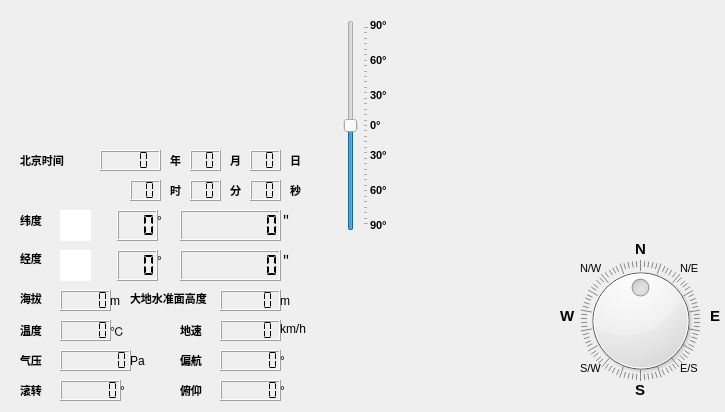
<?xml version="1.0" encoding="UTF-8"?>
<ui version="4.0">
 <class>Widget</class>
 <widget class="QWidget" name="Widget">
  <property name="geometry">
   <rect>
    <x>0</x>
    <y>0</y>
    <width>725</width>
    <height>412</height>
   </rect>
  </property>
  <property name="windowTitle">
   <string>Widget</string>
  </property>
  <widget class="QLCDNumber" name="lat_1">
   <property name="geometry">
    <rect>
     <x>117</x>
     <y>210</y>
     <width>41</width>
     <height>31</height>
    </rect>
   </property>
   <property name="frameShape">
    <enum>QFrame::Box</enum>
   </property>
   <property name="digitCount">
    <number>3</number>
   </property>
   <property name="segmentStyle">
    <enum>QLCDNumber::Flat</enum>
   </property>
  </widget>
  <widget class="QLCDNumber" name="hour">
   <property name="geometry">
    <rect>
     <x>130</x>
     <y>180</y>
     <width>31</width>
     <height>21</height>
    </rect>
   </property>
   <property name="frameShape">
    <enum>QFrame::Box</enum>
   </property>
   <property name="digitCount">
    <number>2</number>
   </property>
   <property name="segmentStyle">
    <enum>QLCDNumber::Flat</enum>
   </property>
  </widget>
  <widget class="QLCDNumber" name="min">
   <property name="geometry">
    <rect>
     <x>190</x>
     <y>180</y>
     <width>31</width>
     <height>21</height>
    </rect>
   </property>
   <property name="frameShape">
    <enum>QFrame::Box</enum>
   </property>
   <property name="digitCount">
    <number>2</number>
   </property>
   <property name="segmentStyle">
    <enum>QLCDNumber::Flat</enum>
   </property>
  </widget>
  <widget class="QLCDNumber" name="sec">
   <property name="geometry">
    <rect>
     <x>250</x>
     <y>180</y>
     <width>31</width>
     <height>21</height>
    </rect>
   </property>
   <property name="digitCount">
    <number>2</number>
   </property>
   <property name="segmentStyle">
    <enum>QLCDNumber::Flat</enum>
   </property>
   <property name="value" stdset="0">
    <double>0.000000000000000</double>
   </property>
  </widget>
  <widget class="QLCDNumber" name="TEM">
   <property name="geometry">
    <rect>
     <x>60</x>
     <y>320</y>
     <width>51</width>
     <height>21</height>
    </rect>
   </property>
   <property name="segmentStyle">
    <enum>QLCDNumber::Flat</enum>
   </property>
  </widget>
  <widget class="QLabel" name="label">
   <property name="geometry">
    <rect>
     <x>20</x>
     <y>310</y>
     <width>31</width>
     <height>41</height>
    </rect>
   </property>
   <property name="font">
    <font>
     <pointsize>8</pointsize>
     <weight>75</weight>
     <bold>true</bold>
    </font>
   </property>
   <property name="text">
    <string>温度</string>
   </property>
  </widget>
  <widget class="QLabel" name="label_4">
   <property name="geometry">
    <rect>
     <x>110</x>
     <y>310</y>
     <width>31</width>
     <height>41</height>
    </rect>
   </property>
   <property name="font">
    <font>
     <pointsize>9</pointsize>
     <weight>50</weight>
     <bold>false</bold>
    </font>
   </property>
   <property name="text">
    <string>℃</string>
   </property>
  </widget>
  <widget class="QLCDNumber" name="Roll">
   <property name="geometry">
    <rect>
     <x>60</x>
     <y>380</y>
     <width>61</width>
     <height>21</height>
    </rect>
   </property>
   <property name="digitCount">
    <number>6</number>
   </property>
   <property name="segmentStyle">
    <enum>QLCDNumber::Flat</enum>
   </property>
  </widget>
  <widget class="QLabel" name="label_5">
   <property name="geometry">
    <rect>
     <x>20</x>
     <y>370</y>
     <width>41</width>
     <height>41</height>
    </rect>
   </property>
   <property name="font">
    <font>
     <pointsize>8</pointsize>
     <weight>75</weight>
     <bold>true</bold>
    </font>
   </property>
   <property name="text">
    <string>滚转</string>
   </property>
  </widget>
  <widget class="QLabel" name="label_6">
   <property name="geometry">
    <rect>
     <x>120</x>
     <y>380</y>
     <width>16</width>
     <height>21</height>
    </rect>
   </property>
   <property name="font">
    <font>
     <pointsize>9</pointsize>
     <weight>50</weight>
     <bold>false</bold>
    </font>
   </property>
   <property name="text">
    <string>°</string>
   </property>
  </widget>
  <widget class="QLCDNumber" name="Pitch">
   <property name="geometry">
    <rect>
     <x>220</x>
     <y>380</y>
     <width>61</width>
     <height>21</height>
    </rect>
   </property>
   <property name="digitCount">
    <number>6</number>
   </property>
   <property name="segmentStyle">
    <enum>QLCDNumber::Flat</enum>
   </property>
  </widget>
  <widget class="QLCDNumber" name="Yaw">
   <property name="geometry">
    <rect>
     <x>220</x>
     <y>350</y>
     <width>61</width>
     <height>21</height>
    </rect>
   </property>
   <property name="digitCount">
    <number>6</number>
   </property>
   <property name="segmentStyle">
    <enum>QLCDNumber::Flat</enum>
   </property>
  </widget>
  <widget class="QLabel" name="label_7">
   <property name="geometry">
    <rect>
     <x>180</x>
     <y>340</y>
     <width>41</width>
     <height>41</height>
    </rect>
   </property>
   <property name="font">
    <font>
     <pointsize>8</pointsize>
     <weight>75</weight>
     <bold>true</bold>
    </font>
   </property>
   <property name="text">
    <string>偏航</string>
   </property>
  </widget>
  <widget class="QLabel" name="label_8">
   <property name="geometry">
    <rect>
     <x>180</x>
     <y>370</y>
     <width>41</width>
     <height>41</height>
    </rect>
   </property>
   <property name="font">
    <font>
     <pointsize>8</pointsize>
     <weight>75</weight>
     <bold>true</bold>
    </font>
   </property>
   <property name="text">
    <string>俯仰</string>
   </property>
  </widget>
  <widget class="QLabel" name="label_9">
   <property name="geometry">
    <rect>
     <x>280</x>
     <y>380</y>
     <width>16</width>
     <height>21</height>
    </rect>
   </property>
   <property name="font">
    <font>
     <pointsize>9</pointsize>
     <weight>50</weight>
     <bold>false</bold>
    </font>
   </property>
   <property name="text">
    <string>°</string>
   </property>
  </widget>
  <widget class="QLabel" name="label_10">
   <property name="geometry">
    <rect>
     <x>280</x>
     <y>350</y>
     <width>16</width>
     <height>21</height>
    </rect>
   </property>
   <property name="font">
    <font>
     <pointsize>9</pointsize>
     <weight>50</weight>
     <bold>false</bold>
    </font>
   </property>
   <property name="text">
    <string>°</string>
   </property>
  </widget>
  <widget class="QLCDNumber" name="Pa">
   <property name="geometry">
    <rect>
     <x>60</x>
     <y>350</y>
     <width>71</width>
     <height>21</height>
    </rect>
   </property>
   <property name="font">
    <font>
     <pointsize>11</pointsize>
     <weight>75</weight>
     <bold>true</bold>
    </font>
   </property>
   <property name="digitCount">
    <number>7</number>
   </property>
   <property name="segmentStyle">
    <enum>QLCDNumber::Flat</enum>
   </property>
  </widget>
  <widget class="QLabel" name="label_12">
   <property name="geometry">
    <rect>
     <x>20</x>
     <y>340</y>
     <width>31</width>
     <height>41</height>
    </rect>
   </property>
   <property name="font">
    <font>
     <pointsize>8</pointsize>
     <weight>75</weight>
     <bold>true</bold>
    </font>
   </property>
   <property name="text">
    <string>气压</string>
   </property>
  </widget>
  <widget class="QLabel" name="label_13">
   <property name="geometry">
    <rect>
     <x>130</x>
     <y>340</y>
     <width>21</width>
     <height>41</height>
    </rect>
   </property>
   <property name="font">
    <font>
     <pointsize>9</pointsize>
     <weight>50</weight>
     <bold>false</bold>
    </font>
   </property>
   <property name="text">
    <string>Pa</string>
   </property>
  </widget>
  <widget class="QLabel" name="label_15">
   <property name="geometry">
    <rect>
     <x>20</x>
     <y>140</y>
     <width>61</width>
     <height>41</height>
    </rect>
   </property>
   <property name="font">
    <font>
     <pointsize>8</pointsize>
     <weight>75</weight>
     <bold>true</bold>
    </font>
   </property>
   <property name="text">
    <string>北京时间</string>
   </property>
  </widget>
  <widget class="QLabel" name="label_16">
   <property name="geometry">
    <rect>
     <x>170</x>
     <y>170</y>
     <width>21</width>
     <height>41</height>
    </rect>
   </property>
   <property name="font">
    <font>
     <pointsize>8</pointsize>
     <weight>75</weight>
     <bold>true</bold>
    </font>
   </property>
   <property name="text">
    <string>时</string>
   </property>
  </widget>
  <widget class="QLabel" name="label_17">
   <property name="geometry">
    <rect>
     <x>230</x>
     <y>170</y>
     <width>21</width>
     <height>41</height>
    </rect>
   </property>
   <property name="font">
    <font>
     <pointsize>8</pointsize>
     <weight>75</weight>
     <bold>true</bold>
    </font>
   </property>
   <property name="text">
    <string>分</string>
   </property>
  </widget>
  <widget class="QLabel" name="label_18">
   <property name="geometry">
    <rect>
     <x>290</x>
     <y>170</y>
     <width>21</width>
     <height>41</height>
    </rect>
   </property>
   <property name="font">
    <font>
     <pointsize>8</pointsize>
     <weight>75</weight>
     <bold>true</bold>
    </font>
   </property>
   <property name="text">
    <string>秒</string>
   </property>
  </widget>
  <widget class="QLCDNumber" name="day">
   <property name="geometry">
    <rect>
     <x>250</x>
     <y>150</y>
     <width>31</width>
     <height>21</height>
    </rect>
   </property>
   <property name="frameShape">
    <enum>QFrame::Box</enum>
   </property>
   <property name="digitCount">
    <number>2</number>
   </property>
   <property name="segmentStyle">
    <enum>QLCDNumber::Flat</enum>
   </property>
   <property name="value" stdset="0">
    <double>0.000000000000000</double>
   </property>
  </widget>
  <widget class="QLCDNumber" name="year">
   <property name="geometry">
    <rect>
     <x>100</x>
     <y>150</y>
     <width>61</width>
     <height>21</height>
    </rect>
   </property>
   <property name="frameShape">
    <enum>QFrame::Box</enum>
   </property>
   <property name="digitCount">
    <number>4</number>
   </property>
   <property name="segmentStyle">
    <enum>QLCDNumber::Flat</enum>
   </property>
  </widget>
  <widget class="QLCDNumber" name="month">
   <property name="geometry">
    <rect>
     <x>190</x>
     <y>150</y>
     <width>31</width>
     <height>21</height>
    </rect>
   </property>
   <property name="digitCount">
    <number>2</number>
   </property>
   <property name="segmentStyle">
    <enum>QLCDNumber::Flat</enum>
   </property>
  </widget>
  <widget class="QLabel" name="label_19">
   <property name="geometry">
    <rect>
     <x>170</x>
     <y>140</y>
     <width>21</width>
     <height>41</height>
    </rect>
   </property>
   <property name="font">
    <font>
     <pointsize>8</pointsize>
     <weight>75</weight>
     <bold>true</bold>
    </font>
   </property>
   <property name="text">
    <string>年</string>
   </property>
  </widget>
  <widget class="QLabel" name="label_20">
   <property name="geometry">
    <rect>
     <x>290</x>
     <y>140</y>
     <width>21</width>
     <height>41</height>
    </rect>
   </property>
   <property name="font">
    <font>
     <pointsize>8</pointsize>
     <weight>75</weight>
     <bold>true</bold>
    </font>
   </property>
   <property name="text">
    <string>日</string>
   </property>
  </widget>
  <widget class="QLabel" name="label_21">
   <property name="geometry">
    <rect>
     <x>230</x>
     <y>140</y>
     <width>21</width>
     <height>41</height>
    </rect>
   </property>
   <property name="font">
    <font>
     <pointsize>8</pointsize>
     <weight>75</weight>
     <bold>true</bold>
    </font>
   </property>
   <property name="text">
    <string>月</string>
   </property>
  </widget>
  <widget class="QLabel" name="label_2">
   <property name="geometry">
    <rect>
     <x>20</x>
     <y>210</y>
     <width>31</width>
     <height>20</height>
    </rect>
   </property>
   <property name="font">
    <font>
     <pointsize>8</pointsize>
     <weight>75</weight>
     <bold>true</bold>
    </font>
   </property>
   <property name="text">
    <string>纬度</string>
   </property>
  </widget>
  <widget class="QLabel" name="label_22">
   <property name="geometry">
    <rect>
     <x>157</x>
     <y>210</y>
     <width>41</width>
     <height>21</height>
    </rect>
   </property>
   <property name="font">
    <font>
     <pointsize>9</pointsize>
     <weight>50</weight>
     <bold>false</bold>
    </font>
   </property>
   <property name="text">
    <string>°</string>
   </property>
  </widget>
  <widget class="QLCDNumber" name="lat_2">
   <property name="geometry">
    <rect>
     <x>180</x>
     <y>210</y>
     <width>101</width>
     <height>31</height>
    </rect>
   </property>
   <property name="digitCount">
    <number>8</number>
   </property>
   <property name="segmentStyle">
    <enum>QLCDNumber::Flat</enum>
   </property>
  </widget>
  <widget class="QLabel" name="label_23">
   <property name="geometry">
    <rect>
     <x>157</x>
     <y>250</y>
     <width>41</width>
     <height>21</height>
    </rect>
   </property>
   <property name="font">
    <font>
     <pointsize>9</pointsize>
     <weight>50</weight>
     <bold>false</bold>
    </font>
   </property>
   <property name="text">
    <string>°</string>
   </property>
  </widget>
  <widget class="QLCDNumber" name="lng_1">
   <property name="geometry">
    <rect>
     <x>117</x>
     <y>250</y>
     <width>41</width>
     <height>31</height>
    </rect>
   </property>
   <property name="frameShape">
    <enum>QFrame::Box</enum>
   </property>
   <property name="digitCount">
    <number>3</number>
   </property>
   <property name="segmentStyle">
    <enum>QLCDNumber::Flat</enum>
   </property>
  </widget>
  <widget class="QLabel" name="label_3">
   <property name="geometry">
    <rect>
     <x>20</x>
     <y>250</y>
     <width>31</width>
     <height>17</height>
    </rect>
   </property>
   <property name="font">
    <font>
     <pointsize>8</pointsize>
     <weight>75</weight>
     <bold>true</bold>
    </font>
   </property>
   <property name="text">
    <string>经度</string>
   </property>
  </widget>
  <widget class="QLCDNumber" name="lng_2">
   <property name="geometry">
    <rect>
     <x>180</x>
     <y>250</y>
     <width>101</width>
     <height>31</height>
    </rect>
   </property>
   <property name="digitCount">
    <number>8</number>
   </property>
   <property name="segmentStyle">
    <enum>QLCDNumber::Flat</enum>
   </property>
  </widget>
  <widget class="QLabel" name="label_24">
   <property name="geometry">
    <rect>
     <x>280</x>
     <y>210</y>
     <width>16</width>
     <height>21</height>
    </rect>
   </property>
   <property name="font">
    <font>
     <pointsize>9</pointsize>
     <weight>50</weight>
     <bold>false</bold>
    </font>
   </property>
   <property name="text">
    <string>＂</string>
   </property>
  </widget>
  <widget class="QLabel" name="label_25">
   <property name="geometry">
    <rect>
     <x>280</x>
     <y>250</y>
     <width>16</width>
     <height>21</height>
    </rect>
   </property>
   <property name="font">
    <font>
     <pointsize>9</pointsize>
     <weight>50</weight>
     <bold>false</bold>
    </font>
   </property>
   <property name="text">
    <string>＂</string>
   </property>
  </widget>
  <widget class="QLCDNumber" name="groudrat">
   <property name="geometry">
    <rect>
     <x>220</x>
     <y>320</y>
     <width>61</width>
     <height>21</height>
    </rect>
   </property>
   <property name="segmentStyle">
    <enum>QLCDNumber::Flat</enum>
   </property>
  </widget>
  <widget class="QLabel" name="label_26">
   <property name="geometry">
    <rect>
     <x>180</x>
     <y>310</y>
     <width>31</width>
     <height>41</height>
    </rect>
   </property>
   <property name="font">
    <font>
     <pointsize>8</pointsize>
     <weight>75</weight>
     <bold>true</bold>
    </font>
   </property>
   <property name="text">
    <string>地速</string>
   </property>
  </widget>
  <widget class="QLabel" name="label_27">
   <property name="geometry">
    <rect>
     <x>20</x>
     <y>290</y>
     <width>67</width>
     <height>17</height>
    </rect>
   </property>
   <property name="font">
    <font>
     <pointsize>8</pointsize>
     <weight>75</weight>
     <bold>true</bold>
    </font>
   </property>
   <property name="text">
    <string>海拔</string>
   </property>
  </widget>
  <widget class="QLCDNumber" name="altitude">
   <property name="geometry">
    <rect>
     <x>60</x>
     <y>290</y>
     <width>51</width>
     <height>21</height>
    </rect>
   </property>
   <property name="segmentStyle">
    <enum>QLCDNumber::Flat</enum>
   </property>
  </widget>
  <widget class="QLabel" name="label_28">
   <property name="geometry">
    <rect>
     <x>130</x>
     <y>290</y>
     <width>91</width>
     <height>17</height>
    </rect>
   </property>
   <property name="font">
    <font>
     <pointsize>8</pointsize>
     <weight>75</weight>
     <bold>true</bold>
    </font>
   </property>
   <property name="text">
    <string>大地水准面高度</string>
   </property>
  </widget>
  <widget class="QLCDNumber" name="geoidalheight">
   <property name="geometry">
    <rect>
     <x>220</x>
     <y>290</y>
     <width>61</width>
     <height>21</height>
    </rect>
   </property>
   <property name="frameShape">
    <enum>QFrame::Box</enum>
   </property>
   <property name="frameShadow">
    <enum>QFrame::Raised</enum>
   </property>
   <property name="segmentStyle">
    <enum>QLCDNumber::Flat</enum>
   </property>
  </widget>
  <widget class="QTextBrowser" name="N">
   <property name="geometry">
    <rect>
     <x>60</x>
     <y>210</y>
     <width>31</width>
     <height>31</height>
    </rect>
   </property>
   <property name="frameShape">
    <enum>QFrame::NoFrame</enum>
   </property>
   <property name="html">
    <string>&lt;!DOCTYPE HTML PUBLIC &quot;-//W3C//DTD HTML 4.0//EN&quot; &quot;http://www.w3.org/TR/REC-html40/strict.dtd&quot;&gt;
&lt;html&gt;&lt;head&gt;&lt;meta name=&quot;qrichtext&quot; content=&quot;1&quot; /&gt;&lt;style type=&quot;text/css&quot;&gt;
p, li { white-space: pre-wrap; }
&lt;/style&gt;&lt;/head&gt;&lt;body style=&quot; font-family:'Sans Serif'; font-size:9pt; font-weight:400; font-style:normal;&quot;&gt;
&lt;p style=&quot;-qt-paragraph-type:empty; margin-top:0px; margin-bottom:0px; margin-left:0px; margin-right:0px; -qt-block-indent:0; text-indent:0px; font-family:'Ubuntu'; font-size:14pt;&quot;&gt;&lt;br /&gt;&lt;/p&gt;&lt;/body&gt;&lt;/html&gt;</string>
   </property>
  </widget>
  <widget class="QTextBrowser" name="E">
   <property name="geometry">
    <rect>
     <x>60</x>
     <y>250</y>
     <width>31</width>
     <height>31</height>
    </rect>
   </property>
   <property name="frameShape">
    <enum>QFrame::NoFrame</enum>
   </property>
   <property name="html">
    <string>&lt;!DOCTYPE HTML PUBLIC &quot;-//W3C//DTD HTML 4.0//EN&quot; &quot;http://www.w3.org/TR/REC-html40/strict.dtd&quot;&gt;
&lt;html&gt;&lt;head&gt;&lt;meta name=&quot;qrichtext&quot; content=&quot;1&quot; /&gt;&lt;style type=&quot;text/css&quot;&gt;
p, li { white-space: pre-wrap; }
&lt;/style&gt;&lt;/head&gt;&lt;body style=&quot; font-family:'Sans Serif'; font-size:9pt; font-weight:400; font-style:normal;&quot;&gt;
&lt;p style=&quot;-qt-paragraph-type:empty; margin-top:0px; margin-bottom:0px; margin-left:0px; margin-right:0px; -qt-block-indent:0; text-indent:0px; font-family:'Ubuntu'; font-size:14pt;&quot;&gt;&lt;br /&gt;&lt;/p&gt;&lt;/body&gt;&lt;/html&gt;</string>
   </property>
  </widget>
  <widget class="QDial" name="dial">
   <property name="geometry">
    <rect>
     <x>560</x>
     <y>260</y>
     <width>161</width>
     <height>121</height>
    </rect>
   </property>
   <property name="minimum">
    <number>-180</number>
   </property>
   <property name="maximum">
    <number>180</number>
   </property>
   <property name="singleStep">
    <number>1</number>
   </property>
   <property name="pageStep">
    <number>10</number>
   </property>
   <property name="wrapping">
    <bool>true</bool>
   </property>
   <property name="notchesVisible">
    <bool>true</bool>
   </property>
  </widget>
  <widget class="QLabel" name="label_29">
   <property name="geometry">
    <rect>
     <x>635</x>
     <y>240</y>
     <width>31</width>
     <height>17</height>
    </rect>
   </property>
   <property name="font">
    <font>
     <pointsize>11</pointsize>
     <weight>75</weight>
     <bold>true</bold>
    </font>
   </property>
   <property name="text">
    <string>N</string>
   </property>
  </widget>
  <widget class="QLabel" name="label_30">
   <property name="geometry">
    <rect>
     <x>635</x>
     <y>380</y>
     <width>21</width>
     <height>20</height>
    </rect>
   </property>
   <property name="font">
    <font>
     <pointsize>11</pointsize>
     <weight>75</weight>
     <bold>true</bold>
    </font>
   </property>
   <property name="text">
    <string>S</string>
   </property>
  </widget>
  <widget class="QLabel" name="label_31">
   <property name="geometry">
    <rect>
     <x>560</x>
     <y>300</y>
     <width>31</width>
     <height>31</height>
    </rect>
   </property>
   <property name="font">
    <font>
     <pointsize>11</pointsize>
     <weight>75</weight>
     <bold>true</bold>
    </font>
   </property>
   <property name="text">
    <string>W</string>
   </property>
  </widget>
  <widget class="QLabel" name="label_32">
   <property name="geometry">
    <rect>
     <x>710</x>
     <y>300</y>
     <width>31</width>
     <height>31</height>
    </rect>
   </property>
   <property name="font">
    <font>
     <pointsize>11</pointsize>
     <weight>75</weight>
     <bold>true</bold>
    </font>
   </property>
   <property name="text">
    <string>E</string>
   </property>
  </widget>
  <widget class="QLabel" name="label_35">
   <property name="geometry">
    <rect>
     <x>680</x>
     <y>260</y>
     <width>41</width>
     <height>17</height>
    </rect>
   </property>
   <property name="font">
    <font>
     <pointsize>8</pointsize>
     <weight>50</weight>
     <bold>false</bold>
    </font>
   </property>
   <property name="text">
    <string>N/E</string>
   </property>
  </widget>
  <widget class="QLabel" name="label_36">
   <property name="geometry">
    <rect>
     <x>680</x>
     <y>360</y>
     <width>41</width>
     <height>17</height>
    </rect>
   </property>
   <property name="font">
    <font>
     <pointsize>8</pointsize>
     <weight>50</weight>
     <bold>false</bold>
    </font>
   </property>
   <property name="text">
    <string>E/S</string>
   </property>
  </widget>
  <widget class="QLabel" name="label_37">
   <property name="geometry">
    <rect>
     <x>580</x>
     <y>360</y>
     <width>41</width>
     <height>17</height>
    </rect>
   </property>
   <property name="font">
    <font>
     <pointsize>8</pointsize>
     <weight>50</weight>
     <bold>false</bold>
    </font>
   </property>
   <property name="text">
    <string>S/W</string>
   </property>
  </widget>
  <widget class="QLabel" name="label_38">
   <property name="geometry">
    <rect>
     <x>580</x>
     <y>260</y>
     <width>41</width>
     <height>17</height>
    </rect>
   </property>
   <property name="font">
    <font>
     <pointsize>8</pointsize>
     <weight>50</weight>
     <bold>false</bold>
    </font>
   </property>
   <property name="text">
    <string>N/W</string>
   </property>
  </widget>
  <widget class="QSlider" name="verticalSlider">
   <property name="geometry">
    <rect>
     <x>340</x>
     <y>20</y>
     <width>29</width>
     <height>211</height>
    </rect>
   </property>
   <property name="minimum">
    <number>-90</number>
   </property>
   <property name="maximum">
    <number>90</number>
   </property>
   <property name="orientation">
    <enum>Qt::Vertical</enum>
   </property>
   <property name="invertedAppearance">
    <bool>false</bool>
   </property>
   <property name="invertedControls">
    <bool>false</bool>
   </property>
   <property name="tickPosition">
    <enum>QSlider::TicksBelow</enum>
   </property>
   <property name="tickInterval">
    <number>5</number>
   </property>
  </widget>
  <widget class="QLabel" name="label_33">
   <property name="geometry">
    <rect>
     <x>370</x>
     <y>110</y>
     <width>31</width>
     <height>31</height>
    </rect>
   </property>
   <property name="font">
    <font>
     <pointsize>8</pointsize>
     <weight>75</weight>
     <bold>true</bold>
    </font>
   </property>
   <property name="text">
    <string>0°</string>
   </property>
  </widget>
  <widget class="QLabel" name="label_34">
   <property name="geometry">
    <rect>
     <x>370</x>
     <y>15</y>
     <width>41</width>
     <height>21</height>
    </rect>
   </property>
   <property name="font">
    <font>
     <pointsize>8</pointsize>
     <weight>75</weight>
     <bold>true</bold>
    </font>
   </property>
   <property name="text">
    <string>90°</string>
   </property>
  </widget>
  <widget class="QLabel" name="label_39">
   <property name="geometry">
    <rect>
     <x>370</x>
     <y>210</y>
     <width>31</width>
     <height>31</height>
    </rect>
   </property>
   <property name="font">
    <font>
     <pointsize>8</pointsize>
     <weight>75</weight>
     <bold>true</bold>
    </font>
   </property>
   <property name="text">
    <string>90°</string>
   </property>
  </widget>
  <widget class="QLabel" name="label_11">
   <property name="geometry">
    <rect>
     <x>110</x>
     <y>280</y>
     <width>21</width>
     <height>41</height>
    </rect>
   </property>
   <property name="font">
    <font>
     <pointsize>9</pointsize>
     <weight>50</weight>
     <bold>false</bold>
    </font>
   </property>
   <property name="text">
    <string>m</string>
   </property>
  </widget>
  <widget class="QLabel" name="label_14">
   <property name="geometry">
    <rect>
     <x>280</x>
     <y>280</y>
     <width>21</width>
     <height>41</height>
    </rect>
   </property>
   <property name="font">
    <font>
     <pointsize>9</pointsize>
     <weight>50</weight>
     <bold>false</bold>
    </font>
   </property>
   <property name="text">
    <string>m</string>
   </property>
  </widget>
  <widget class="QLabel" name="label_40">
   <property name="geometry">
    <rect>
     <x>280</x>
     <y>320</y>
     <width>41</width>
     <height>17</height>
    </rect>
   </property>
   <property name="font">
    <font>
     <pointsize>9</pointsize>
     <weight>50</weight>
     <bold>false</bold>
    </font>
   </property>
   <property name="text">
    <string>km/h</string>
   </property>
  </widget>
  <widget class="QLabel" name="label_53">
   <property name="geometry">
    <rect>
     <x>370</x>
     <y>140</y>
     <width>31</width>
     <height>31</height>
    </rect>
   </property>
   <property name="font">
    <font>
     <pointsize>8</pointsize>
     <weight>75</weight>
     <bold>true</bold>
    </font>
   </property>
   <property name="text">
    <string>30°</string>
   </property>
  </widget>
  <widget class="QLabel" name="label_54">
   <property name="geometry">
    <rect>
     <x>370</x>
     <y>170</y>
     <width>31</width>
     <height>41</height>
    </rect>
   </property>
   <property name="font">
    <font>
     <pointsize>8</pointsize>
     <weight>75</weight>
     <bold>true</bold>
    </font>
   </property>
   <property name="text">
    <string>60°</string>
   </property>
  </widget>
  <widget class="QLabel" name="label_55">
   <property name="geometry">
    <rect>
     <x>370</x>
     <y>80</y>
     <width>31</width>
     <height>31</height>
    </rect>
   </property>
   <property name="font">
    <font>
     <pointsize>8</pointsize>
     <weight>75</weight>
     <bold>true</bold>
    </font>
   </property>
   <property name="text">
    <string>30°</string>
   </property>
  </widget>
  <widget class="QLabel" name="label_56">
   <property name="geometry">
    <rect>
     <x>370</x>
     <y>40</y>
     <width>31</width>
     <height>41</height>
    </rect>
   </property>
   <property name="font">
    <font>
     <pointsize>8</pointsize>
     <weight>75</weight>
     <bold>true</bold>
    </font>
   </property>
   <property name="text">
    <string>60°</string>
   </property>
  </widget>
 </widget>
 <layoutdefault spacing="6" margin="11"/>
 <resources/>
 <connections/>
</ui>
